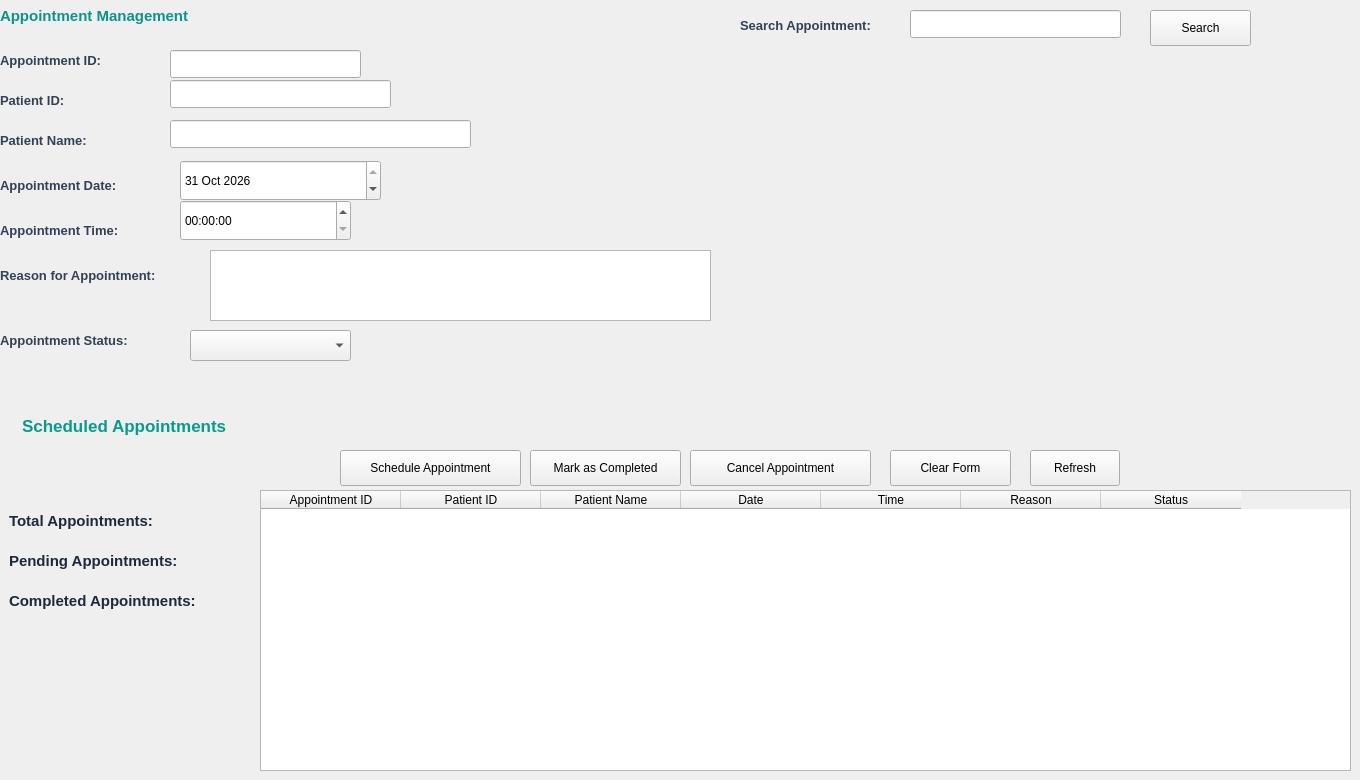
      <widget class="QWidget" name="appointmentsTab">
       <attribute name="title">
        <string>Appointments</string>
       </attribute>
       <widget class="QLabel" name="label_15">
        <property name="geometry">
         <rect>
          <x>0</x>
          <y>170</y>
          <width>311</width>
          <height>31</height>
         </rect>
        </property>
        <property name="styleSheet">
         <string notr="true">color: #334155;
font-size: 10pt;
font-weight: 500;</string>
        </property>
        <property name="text">
         <string>Appointment Date:</string>
        </property>
       </widget>
       <widget class="QLabel" name="label_16">
        <property name="geometry">
         <rect>
          <x>0</x>
          <y>260</y>
          <width>871</width>
          <height>31</height>
         </rect>
        </property>
        <property name="styleSheet">
         <string notr="true">color: #334155;
font-size: 10pt;
font-weight: 500;</string>
        </property>
        <property name="text">
         <string>Reason for Appointment:</string>
        </property>
       </widget>
       <widget class="QLabel" name="label_17">
        <property name="geometry">
         <rect>
          <x>0</x>
          <y>220</y>
          <width>341</width>
          <height>20</height>
         </rect>
        </property>
        <property name="styleSheet">
         <string notr="true">color: #334155;
font-size: 10pt;
font-weight: 500;</string>
        </property>
        <property name="text">
         <string>Appointment Time:</string>
        </property>
       </widget>
       <widget class="QLabel" name="label_18">
        <property name="geometry">
         <rect>
          <x>0</x>
          <y>90</y>
          <width>291</width>
          <height>20</height>
         </rect>
        </property>
        <property name="styleSheet">
         <string notr="true">color: #334155;
font-size: 10pt;
font-weight: 500;</string>
        </property>
        <property name="text">
         <string>Patient ID:</string>
        </property>
       </widget>
       <widget class="QLabel" name="label_19">
        <property name="geometry">
         <rect>
          <x>0</x>
          <y>130</y>
          <width>381</width>
          <height>20</height>
         </rect>
        </property>
        <property name="styleSheet">
         <string notr="true">color: #334155;
font-size: 10pt;
font-weight: 500;</string>
        </property>
        <property name="text">
         <string>Patient Name:</string>
        </property>
       </widget>
       <widget class="QLabel" name="label_20">
        <property name="geometry">
         <rect>
          <x>0</x>
          <y>50</y>
          <width>291</width>
          <height>20</height>
         </rect>
        </property>
        <property name="styleSheet">
         <string notr="true">color: #334155;
font-size: 10pt;
font-weight: 500;</string>
        </property>
        <property name="text">
         <string>Appointment ID:</string>
        </property>
       </widget>
       <widget class="QLabel" name="totalAppointmentsLabel">
        <property name="geometry">
         <rect>
          <x>0</x>
          <y>500</y>
          <width>381</width>
          <height>41</height>
         </rect>
        </property>
        <property name="styleSheet">
         <string notr="true">color: #1E293B;
font-size: 11pt;
font-weight: bold;
padding: 5px;</string>
        </property>
        <property name="text">
         <string>Total Appointments:</string>
        </property>
       </widget>
       <widget class="QLabel" name="pendingAppointmentsLabel">
        <property name="geometry">
         <rect>
          <x>0</x>
          <y>540</y>
          <width>441</width>
          <height>41</height>
         </rect>
        </property>
        <property name="styleSheet">
         <string notr="true">color: #1E293B;
font-size: 11pt;
font-weight: bold;
padding: 5px;</string>
        </property>
        <property name="text">
         <string>Pending Appointments:</string>
        </property>
       </widget>
       <widget class="QLabel" name="label_23">
        <property name="geometry">
         <rect>
          <x>0</x>
          <y>330</y>
          <width>391</width>
          <height>21</height>
         </rect>
        </property>
        <property name="styleSheet">
         <string notr="true">color: #334155;
font-size: 10pt;
font-weight: 500;</string>
        </property>
        <property name="text">
         <string>Appointment Status:</string>
        </property>
       </widget>
       <widget class="QLabel" name="label_24">
        <property name="geometry">
         <rect>
          <x>10</x>
          <y>400</y>
          <width>321</width>
          <height>51</height>
         </rect>
        </property>
        <property name="styleSheet">
         <string notr="true">color: #079B8E;
font-size: 13pt;
font-weight: bold;
padding: 8px;</string>
        </property>
        <property name="text">
         <string>Scheduled Appointments</string>
        </property>
       </widget>
       <widget class="QLabel" name="label_25">
        <property name="geometry">
         <rect>
          <x>740</x>
          <y>10</y>
          <width>441</width>
          <height>31</height>
         </rect>
        </property>
        <property name="styleSheet">
         <string notr="true">color: #334155;
font-size: 10pt;
font-weight: 500;</string>
        </property>
        <property name="text">
         <string>Search Appointment:</string>
        </property>
       </widget>
       <widget class="QLabel" name="completedAppointmentsLabel">
        <property name="geometry">
         <rect>
          <x>0</x>
          <y>580</y>
          <width>431</width>
          <height>41</height>
         </rect>
        </property>
        <property name="styleSheet">
         <string notr="true">color: #1E293B;
font-size: 11pt;
font-weight: bold;
padding: 5px;</string>
        </property>
        <property name="text">
         <string>Completed Appointments:</string>
        </property>
       </widget>
       <widget class="QLineEdit" name="appointmentPatientIdLineEdit">
        <property name="geometry">
         <rect>
          <x>170</x>
          <y>80</y>
          <width>221</width>
          <height>28</height>
         </rect>
        </property>
       </widget>
       <widget class="QLineEdit" name="appointmentPatientNameLineEdit">
        <property name="geometry">
         <rect>
          <x>170</x>
          <y>120</y>
          <width>301</width>
          <height>28</height>
         </rect>
        </property>
       </widget>
       <widget class="QLineEdit" name="appointmentIdLineEdit">
        <property name="geometry">
         <rect>
          <x>170</x>
          <y>50</y>
          <width>191</width>
          <height>28</height>
         </rect>
        </property>
       </widget>
       <widget class="QDateEdit" name="appointmentDateEdit">
        <property name="geometry">
         <rect>
          <x>180</x>
          <y>160</y>
          <width>201</width>
          <height>41</height>
         </rect>
        </property>
        <property name="dateTime">
         <datetime>
          <hour>23</hour>
          <minute>0</minute>
          <second>0</second>
          <year>2026</year>
          <month>10</month>
          <day>31</day>
         </datetime>
        </property>
       </widget>
       <widget class="QTimeEdit" name="appointmentTimeEdit">
        <property name="geometry">
         <rect>
          <x>180</x>
          <y>200</y>
          <width>171</width>
          <height>41</height>
         </rect>
        </property>
       </widget>
       <widget class="QTextEdit" name="appointmentReasonTextEdit">
        <property name="geometry">
         <rect>
          <x>210</x>
          <y>250</y>
          <width>501</width>
          <height>71</height>
         </rect>
        </property>
       </widget>
       <widget class="QComboBox" name="appointmentStatusComboBox">
        <property name="geometry">
         <rect>
          <x>190</x>
          <y>330</y>
          <width>161</width>
          <height>31</height>
         </rect>
        </property>
       </widget>
       <widget class="QLineEdit" name="searchAppointmentLineEdit">
        <property name="geometry">
         <rect>
          <x>910</x>
          <y>10</y>
          <width>211</width>
          <height>28</height>
         </rect>
        </property>
       </widget>
       <widget class="QTableWidget" name="appointmentsTableWidget">
        <property name="geometry">
         <rect>
          <x>260</x>
          <y>490</y>
          <width>1091</width>
          <height>281</height>
         </rect>
        </property>
        <property name="minimumSize">
         <size>
          <width>750</width>
          <height>250</height>
         </size>
        </property>
        <property name="maximumSize">
         <size>
          <width>16777215</width>
          <height>350</height>
         </size>
        </property>
        <property name="selectionBehavior">
         <enum>QAbstractItemView::SelectionBehavior::SelectRows</enum>
        </property>
        <attribute name="horizontalHeaderMinimumSectionSize">
         <number>140</number>
        </attribute>
        <attribute name="horizontalHeaderDefaultSectionSize">
         <number>140</number>
        </attribute>
        <column>
         <property name="text">
          <string>Appointment ID</string>
         </property>
        </column>
        <column>
         <property name="text">
          <string>Patient ID</string>
         </property>
        </column>
        <column>
         <property name="text">
          <string>Patient Name</string>
         </property>
        </column>
        <column>
         <property name="text">
          <string>Date</string>
         </property>
        </column>
        <column>
         <property name="text">
          <string>Time</string>
         </property>
        </column>
        <column>
         <property name="text">
          <string>Reason</string>
         </property>
        </column>
        <column>
         <property name="text">
          <string>Status</string>
         </property>
        </column>
       </widget>
       <widget class="QPushButton" name="refreshAppointmentsButton">
        <property name="geometry">
         <rect>
          <x>1030</x>
          <y>450</y>
          <width>90</width>
          <height>36</height>
         </rect>
        </property>
        <property name="text">
         <string>Refresh</string>
        </property>
       </widget>
       <widget class="QPushButton" name="searchAppointmentButton">
        <property name="geometry">
         <rect>
          <x>1150</x>
          <y>10</y>
          <width>101</width>
          <height>36</height>
         </rect>
        </property>
        <property name="text">
         <string>Search</string>
        </property>
       </widget>
       <widget class="QPushButton" name="clearAppointmentFormButton">
        <property name="geometry">
         <rect>
          <x>890</x>
          <y>450</y>
          <width>121</width>
          <height>36</height>
         </rect>
        </property>
        <property name="text">
         <string>Clear Form</string>
        </property>
       </widget>
       <widget class="QPushButton" name="completeAppointmentButton">
        <property name="geometry">
         <rect>
          <x>530</x>
          <y>450</y>
          <width>151</width>
          <height>36</height>
         </rect>
        </property>
        <property name="text">
         <string>Mark as Completed</string>
        </property>
       </widget>
       <widget class="QPushButton" name="scheduleAppointmentButton">
        <property name="geometry">
         <rect>
          <x>340</x>
          <y>450</y>
          <width>181</width>
          <height>36</height>
         </rect>
        </property>
        <property name="text">
         <string>Schedule Appointment</string>
        </property>
       </widget>
       <widget class="QPushButton" name="cancelAppointmentButton">
        <property name="geometry">
         <rect>
          <x>690</x>
          <y>450</y>
          <width>181</width>
          <height>36</height>
         </rect>
        </property>
        <property name="text">
         <string>Cancel Appointment</string>
        </property>
       </widget>
       <widget class="QLabel" name="appointmentsHeadingLabel">
        <property name="geometry">
         <rect>
          <x>0</x>
          <y>0</y>
          <width>301</width>
          <height>31</height>
         </rect>
        </property>
        <property name="font">
         <font>
          <family>Segoe UI</family>
          <pointsize>11</pointsize>
          <bold>true</bold>
         </font>
        </property>
        <property name="styleSheet">
         <string notr="true">color: #0D9488;</string>
        </property>
        <property name="text">
         <string>Appointment Management</string>
        </property>
       </widget>
      </widget>
